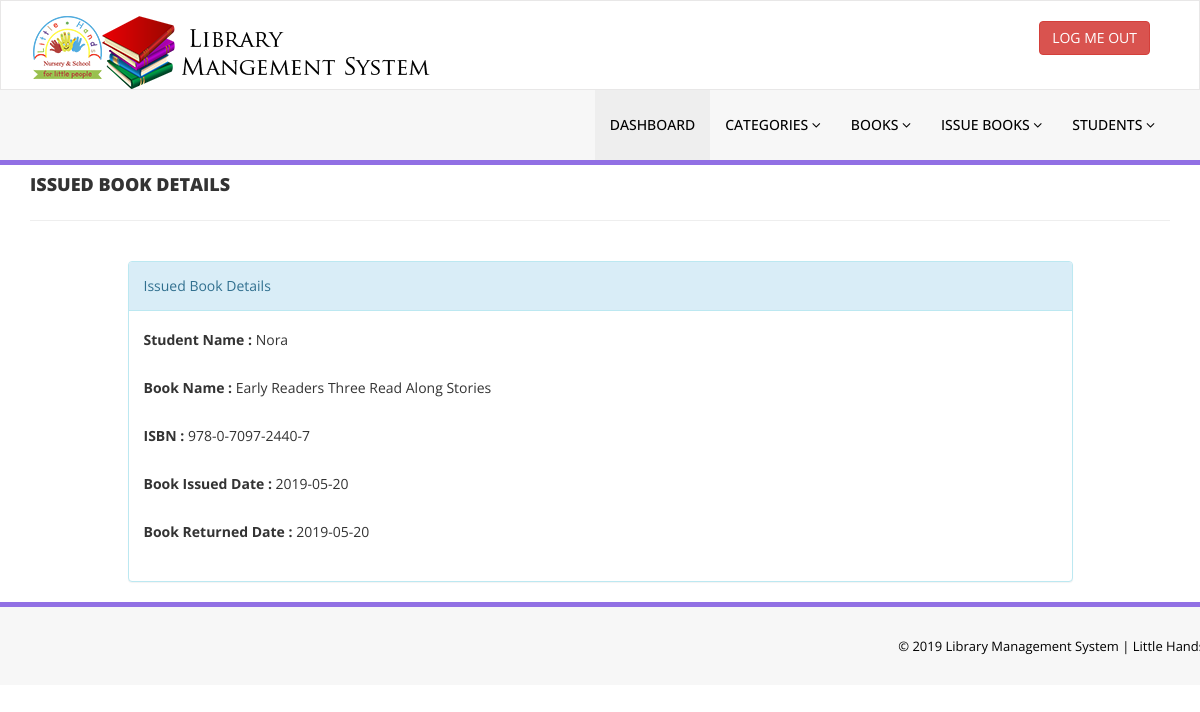
Page /update-issue-bookdeails.php?rid=2 (signed in) on the committed database.
### tables this page shows
CREATE TABLE IF NOT EXISTS `borrow` (
  `borrowID` int(20) NOT NULL AUTO_INCREMENT,
  `studentID` int(20) NOT NULL,
  `bookID` int(20) NOT NULL,
  `issueDate` date NOT NULL,
  `returned` tinyint(1) NOT NULL,
  `returnDate` date DEFAULT NULL,
  PRIMARY KEY (`borrowID`)
);

CREATE TABLE IF NOT EXISTS `students` (
  `studentID` int(11) NOT NULL AUTO_INCREMENT,
  `studentName` varchar(50) NOT NULL,
  `gender` varchar(10) DEFAULT NULL,
  `class` varchar(50) DEFAULT NULL,
  `listOfBorrowedBooks` longtext,
  PRIMARY KEY (`studentID`)
);

CREATE TABLE IF NOT EXISTS `books` (
  `bookID` int(11) NOT NULL AUTO_INCREMENT,
  `ISBN` varchar(50) NOT NULL,
  `Title` varchar(100) NOT NULL,
  `Author` varchar(150) DEFAULT NULL,
  `Grade_Level` varchar(100) DEFAULT NULL,
  `Fiction_Nonfiction_F_NF` varchar(20) DEFAULT NULL,
  `Page_Count` varchar(10) DEFAULT NULL,
  `Language` varchar(50) DEFAULT NULL,
  `Location` varchar(150) DEFAULT NULL,
  `Genre` varchar(100) DEFAULT NULL,
  `Condi` varchar(50) DEFAULT NULL,
  `borrowed` tinyint(1) DEFAULT NULL,
  PRIMARY KEY (`bookID`),
  UNIQUE KEY `ISBN` (`ISBN`),
  KEY `ISBN_2` (`ISBN`)
);

### update-issue-bookdeails.php (the view, shortened to what this page needs)
<?php
include('includes/connect.php');
if(strlen($_SESSION['admin_sid'])==0)
    {
header('location:../index.php');
}
else{
?>
<!DOCTYPE html>
<html xmlns="http://www.w3.org/1999/xhtml">
<head>
    <link href="assets/css/bootstrap.css" rel="stylesheet" />
    <link href="assets/css/font-awesome.css" rel="stylesheet" />
    <link href="assets/css/style.css" rel="stylesheet" />
</head>
<body>
<?php include('includes/header.php');?>
    <div class="content-wra
    <div class="content-wrapper">
         <div class="container">
        <div class="row pad-botm">
            <div class="col-md-12">
                <h4 class="header-line">Issued Book Details</h4>
                            </div>
</div>
<div class="row">
<div class="col-md-10 col-sm-6 col-xs-12 col-md-offset-1"">
<div class="panel panel-info">
<div class="panel-heading">
Issued Book Details
</div>
<div class="panel-body">
<form role="form" method="post">
<?php
$borrowID = ($_GET['rid']);
$sql = "SELECT students.studentName, books.Title, books.ISBN, borrow.issueDate, borrow.returnDate, borrow.borrowID as rid, borrow.returned FROM borrow JOIN students on students.studentID=borrow.studentID Join books on books.bookID=borrow.bookID WHERE borrow.borrowID=$borrowID";
$query = $dbh -> prepare($sql);
$query->execute();
$results=$query->fetchAll(PDO::FETCH_OBJ);
if($query->rowCount() > 0)
{
foreach($results as $result)
{               ?>
<div class="form-group">
<label>Student Name :</label>
<?php echo htmlentities($result->studentName);?>
</div>
<div class="form-group">
<label>Book Name :</label>
<?php echo htmlentities($result->Title);?>
</div>
<div class="form-group">
<label>ISBN :</label>
<?php echo htmlentities($result->ISBN);?>
</div>
<div class="form-group">
<label>Book Issued Date :</label>
<?php echo htmlentities($result->issueDate);?>
</div>
<div class="form-group">
<label>Book Returned Date :</label>
<?php if($result->returnDate=="")
                                            {
                                                echo htmlentities("Not Return Yet");
                                            } else {
                                            echo htmlentities($result->returnDate);
}
                                            ?>
</div>
 <?php if($result->returned==0){?>
<button type="submit" name="return" id="submit" class="btn btn-info">Return Book </button>
 </div>
<?php }}} ?>
                                    </form>
                            </div>
                        </div>
                            </div>
        </div>
    </div>
    </div>
  <?php include('includes/footer.php');?>
</body>
</html>
<?php } ?>

### assets/css/style.css (style rules this page uses)
.header-line { font-weight:900; padding-bottom:25px; border-bottom:1px solid #eeeeee; text-transform:uppercase; }
.pad-botm { padding-bottom:30px; }

### rows in the picture
borrow: studentID.studentName "Nora", bookID.Title "Early Readers Three Read Along Stories", bookID.ISBN "978-0-7097-2440-7", issueDate "2019-05-20", returnDate "2019-05-20"
